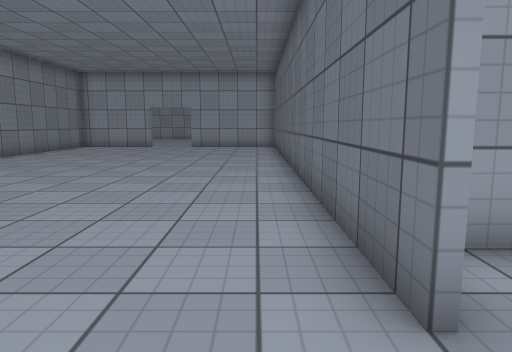
view 1 (above)

22 first-person views from a walk through a Unity game level. The camera is 1.2 m above the floor, tilts 8° down and sees 70° across. The floor is counted in squares, 1 m on a side. Each view is taken from the middle of a square. On the plan, view 1 faces up. The plan holds only what a view shows up to about 15 squares ahead; the rest is blank. The place goes on beyond the plan. Surface patterns are stand-ins for the level's own textures.

view 2
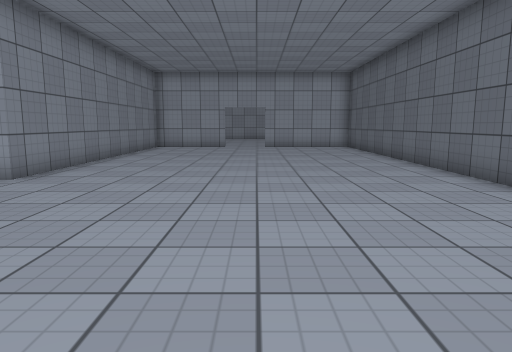

view 3
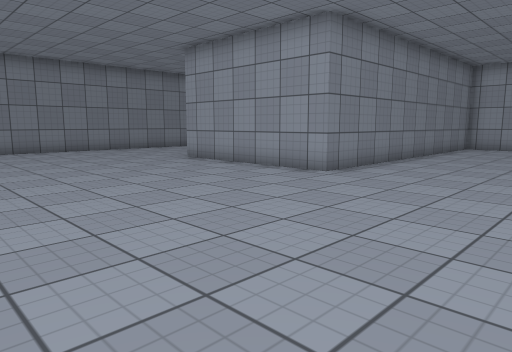

view 4
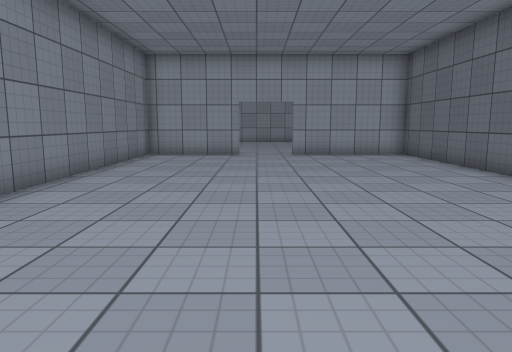

view 5
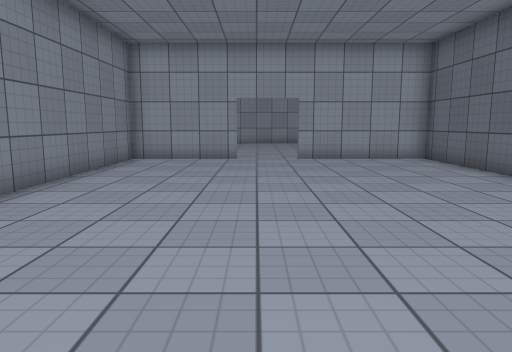

view 6
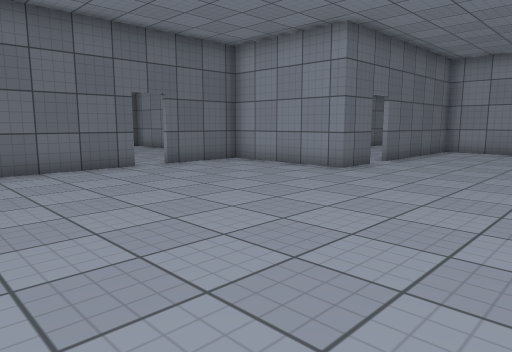

view 7
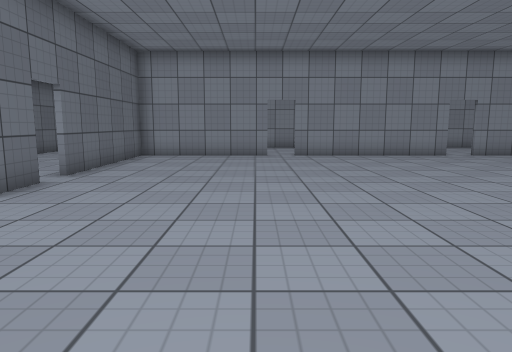

view 8
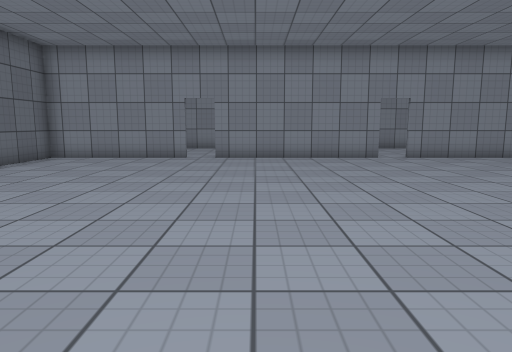

view 9
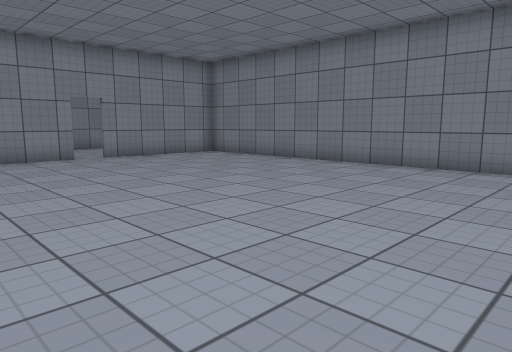

view 10
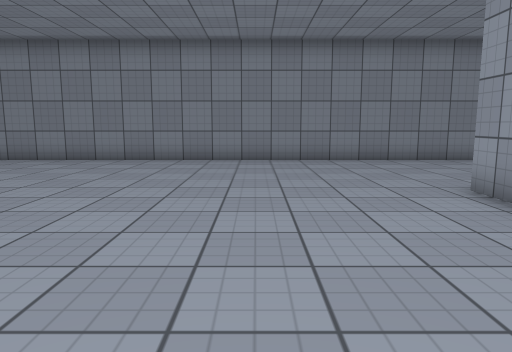

view 11
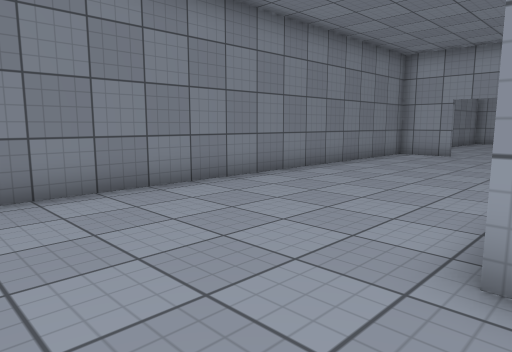

view 12
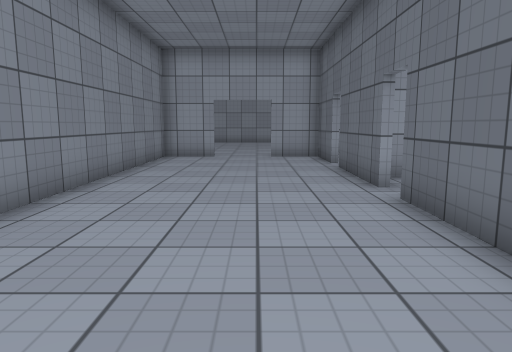

view 13
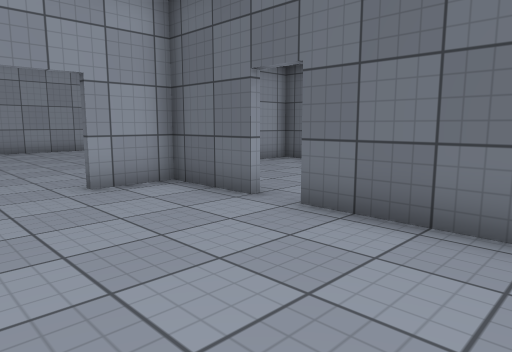

view 14
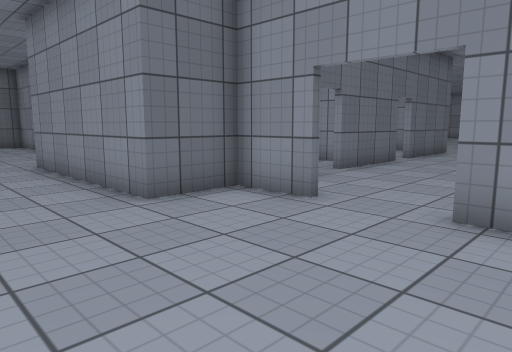

view 15
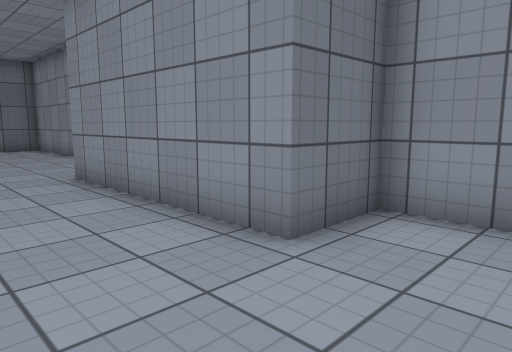

view 16
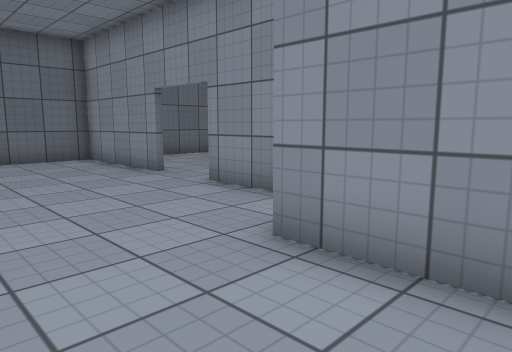

view 17
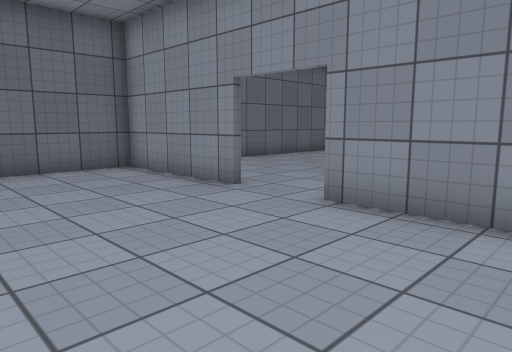

view 18
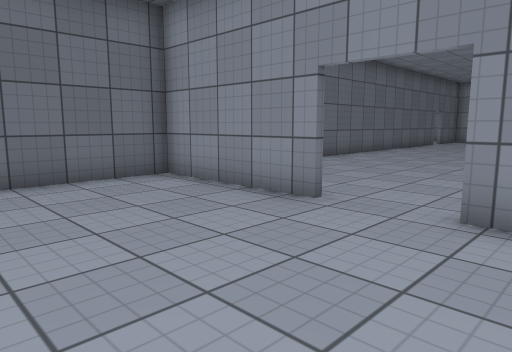

view 19
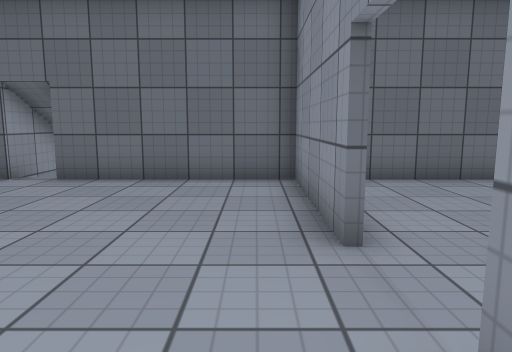

view 20
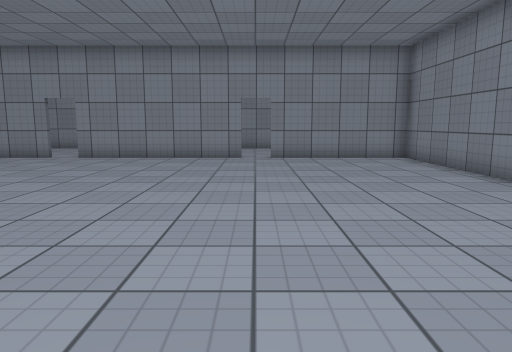

view 21
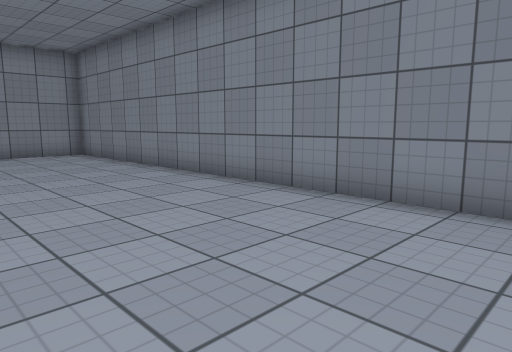

view 22
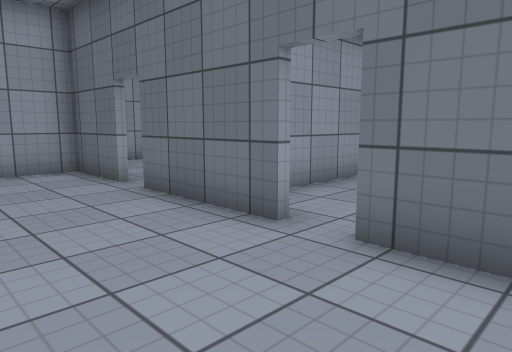

### Floor plan
Points are (right, up) in squares from view 1. A wall is a line through its corners. A room is listed if a view was taken in it or the views show most of it. See-through windows are left out.
Room 1 (views 1, 2, 3, 4, 5, 6, 7, 8, 9, 10, 11, 12, 13, 20, 21, 22)
walls: (-15.6, 8.9) (-15.6, 12); (-15.6, 12.9) (-15.6, 16.5); (-3.5, -3.6) (-3.5, -1.9) (1, -1.9) (1, 1); (1, 1.9) (1, 20); (-15.6, 17.4) (-15.6, 19.9) (-17.5, 19.9); (-8.5, -10.3) (-3.5, -10.3) (-3.5, -4.5); (-15.5, -10.3) (-9.5, -10.3); (-5.6, 19.9) (-9.4, 19.9) (-9.4, 8) (-15.7, 8); (-19.5, 19.9) (-21.5, 19.9) (-21.5, -10.3) (-16.5, -10.3); (1.1, 19.9) (-3.5, 19.9)
ways out: opening at (-18.5, 20) to room 2; opening at (-4.5, 20) to room 2; opening at (-16, 17) to room 3; opening at (-4, -4); gap at (1, 1.5)
Room 2 (views 14, 15, 16, 17, 18, 19)
walls: (-8.3, 20.1) (-5.6, 20.1); (-3.6, 20.1) (1.1, 20.1); (-17.5, 20.1) (-15.6, 20.1) (-15.6, 22.1) (-9.4, 22.1); (-20.3, 20.1) (-19.5, 20.1); (1, 20) (1, 25.5)
ways out: opening at (-18.5, 20) to room 1; opening at (-4.5, 20) to room 1
Room 3 (no view inside)
walls: (-14.4, 14.6) (-13.6, 14.6); (-12.6, 21.9) (-13.4, 21.9); (-9.5, 21) (-9.5, 21.9) (-10.9, 21.9)
ways out: opening at (-16, 17) to room 1

Where each view was taken, in squares from view 1:
view 1: 0 up, 0 right, facing up
view 2: 0 up, 4 left, facing up
view 3: 0 up, 4 left, facing up-left
view 4: 5 up, 5 left, facing up
view 5: 7 up, 5 left, facing up
view 6: 7 up, 9 left, facing down-right
view 7: 4 up, 8 left, facing down
view 8: 3 up, 11 left, facing down
view 9: 3 up, 11 left, facing down-left
view 10: 4 up, 9 left, facing left
view 11: 5 up, 15 left, facing up-left
view 12: 6 up, 18 left, facing up
view 13: 13 up, 20 left, facing up-right
view 14: 25 up, 21 left, facing down-right
view 15: 25 up, 18 left, facing down-right
view 16: 25 up, 12 left, facing down-right
view 17: 25 up, 9 left, facing down-right
view 18: 25 up, 7 left, facing down-right
view 19: 21 up, 7 left, facing right
view 20: 3 up, 16 left, facing down
view 21: 5 up, 16 left, facing down-left
view 22: 10 up, 19 left, facing up-right
